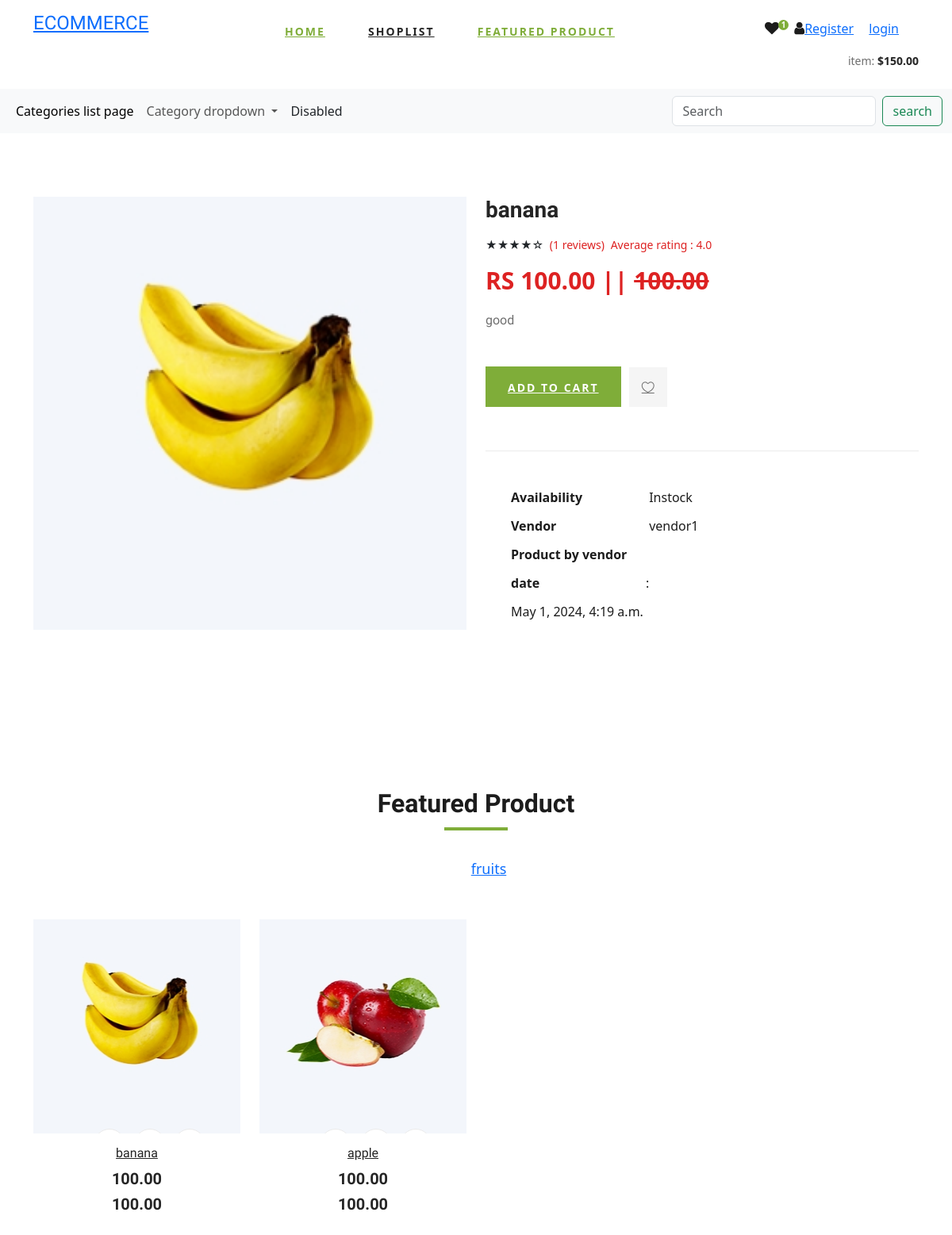
Screenshot of /product_detail_view/pro4hg1fbfddf/ with the database file from the repository.
### main/models.py (models this page shows, shortened)
class Product(models.Model):
    pid = ShortUUIDField(unique=True,length=10,max_length=20,alphabet="abcdefgh12345",prefix="pro")
    vendor = models.ForeignKey(Vendor,on_delete=models.SET_NULL,null=True)
    category = models.ForeignKey(Category,on_delete=models.SET_NULL,null=True)
    title = models.CharField(max_length=100)
    image = models.ImageField(upload_to='product/images/',null=True,blank=True)
    description = models.TextField(null=True,blank=True)
    price = models.DecimalField(max_digits=999999999,decimal_places=2,default="100")
    old_price = models.DecimalField(max_digits=999999999,decimal_places=2,default="100")
    specifications = models.TextField(null=True,blank=True)
    tags = models.ForeignKey(Tags,on_delete=models.SET_NULL,null=True)
    product_status = models.CharField(choices=STATUS,max_length=10,default="in_review")
    in_stock = models.BooleanField(default=True)
    status = models.BooleanField(default=True)
    featured = models.BooleanField(default=True)
    digital = models.BooleanField(default=True)
    quantity = models.IntegerField(default=0)
    sku = ShortUUIDField(unique=True,length=4,max_length=20,alphabet="1234567890",prefix="sku")
    date = models.DateTimeField(auto_now_add=True)
    updated = models.DateTimeField(null=True,blank=True)

class Vendor(models.Model):
    user = models.ForeignKey(settings.AUTH_USER_MODEL,on_delete=models.SET_NULL,null=True)
    vid = ShortUUIDField(unique=True,length = 10,max_length=30,prefix='ven',alphabet="adcdefgh12345")
    title = models.CharField(max_length=100)
    description = models.TextField(null=True,blank=True)
    address = models.TextField(null=True,blank=True)
    contact = models.CharField(max_length=100,default="165-demo-695")
    image = models.ImageField(upload_to='vendor/images/',null=True,blank=True)
    chat_resp_time = models.CharField(max_length=100,default="100")
    shipping_on_time = models.CharField(max_length=100,default="100")
    authentic_rating = models.CharField(max_length=100,default="100")
    days_return = models.CharField(max_length=100,default="100")
    warranty_period = models.CharField(max_length=100,default="100")
    def __str__(self):
        return self.title

class Category(models.Model):
    cid = ShortUUIDField(unique=True,length = 10,max_length=30,prefix='cat',alphabet="adcdefgh12345")
    title = models.CharField(max_length=100)
    image = models.ImageField(upload_to='category/images/',null=True,blank=True)

### main/views.py (the view)
# urls.py: path('product_detail_view/<str:pid>/',views.product_detail_view,name='product_detail_view'),
def product_detail_view(request, pid):
    if cache.get(pid):
        product = cache.get(pid)
        print("data from cache")
    else:
        product = get_object_or_404(Product, pid=pid)
        try:
            cache.set(pid,product)
            print("DATA FROM DB")
            productreview = ProductReview.objects.get(product=product)
            starrating = "★" * productreview.rating + "☆" * (5 - productreview.rating)
            reviewcount = ProductReview.objects.filter(product=product).count()
            avg_rating = ProductReview.objects.filter(product=product).aggregate(Avg('rating'))
        except ProductReview.DoesNotExist:
            productreview = None
            starrating = None
            reviewcount = 0
            avg_rating = {'rating__avg': None}
    if 'productreview' not in locals():
        productreview = None
        starrating = None
        reviewcount = 0
        avg_rating = {'rating__avg': None}
    context = {
        'product':product,
        'productreview':productreview,
        'starrating':starrating,
        'reviewcount':reviewcount,
        'avg_rating':avg_rating,
    }
    return render(request, 'products/product_detail_view.html',context)

### main/context_processor.py (called while the page is built)
def default(request):
    categories = Category.objects.all()
    products = Product.objects.all()
    return {
        'categories' : categories,
        'products':products
    }

### Templates/products/product_detail_view.html (shortened to what this page needs)
{% extends "index.html" %}
{% block content %}
<section class="product-details spad">
    <div class="container">
        <div class="row">
            <div class="col-lg-6 col-md-6">
                <div class="product__details__pic">
                    {% if product.image %}
                     <div class="product__details__pic__item">
                        <img class="product__details__pic__item--large"
                            src="{{ product.image.url }}" alt="">
                    </div>
                    {% else %}
                    <span>No Image Available</span>
                   {% endif %}
                </div>
            </div>
            <div class="col-lg-6 col-md-6">
                <div class="product__details__text">
                    <h3>{{ product.title }}</h3>
                    <div class="product__details__rating">
                        {{ starrating }}
                        <span>({{ reviewcount }} reviews)</span>
                        <span>Average rating : {{ avg_rating.rating__avg }}</span>
                    </div>
                    <div class="product__details__price">RS {{ product.price }} || <strike>{{ product.old_price }}</strike></div>
                    <p>{{ product.description }}</p>
                    {% if user.is_authenticated %}
                    <a href="{% url 'addtocart' product.pid %}" class="primary-btn">ADD TO CART</a>
                    {% else %}
                    <a href="#" onclick="alert('You should be logged in to add items to the cart.')" class="primary-btn">ADD TO CART</a>
                    {% endif %}
                    <a href="#" class="heart-icon"><span class="icon_heart_alt"></span></a>
                    <ul>
                        <li><b>Availability</b> <span>
                            {% if product.in_stock %}
                            <span>Instock</span>
                            {% else %}
                            <span>Out of stock</span>
                            {% endif %}
                       </span></li>
                        <li><b>Vendor</b> <span>{{ product.vendor }}</span></li>
                        <li><div><b>Product by vendor date </b>:</div> <span>{{ product.date }}</span></li>
                    </ul>
                </div>
            </div>
        </div>
    </div>
</section>
{% endblock %}

### Templates/index.html (shortened to what this page needs)
<!DOCTYPE html>
<html lang="zxx">
{% load static %}
<head>
    <link rel="stylesheet" href="{% static 'css/bootstrap.min.css' %}" type="text/css">
    <link rel="stylesheet" href="{% static 'css/font-awesome.min.css' %}" type="text/css">
    <link rel="stylesheet" href="{% static 'css/elegant-icons.css' %}" type="text/css">
    <link rel="stylesheet" href="{% static 'css/nice-select.css' %}" type="text/css">
    <link rel="stylesheet" href="{% static 'css/jquery-ui.min.css' %}" type="text/css">
    <link rel="stylesheet" href="{% static 'css/owl.carousel.min.css' %}" type="text/css">
    <link rel="stylesheet" href="{% static 'css/slicknav.min.css' %}" type="text/css">
    <link rel="stylesheet" href="{% static 'css/style.css' %}" type="text/css">
    <link href="https://cdn.jsdelivr.net/npm/bootstrap@5.3.3/dist/css/bootstrap.min.css" rel="stylesheet">
</head>
<body>
    <header class="header">
        <div class="container">
            <div class="row">
                <div class="col-lg-3">
                    <div class="header__logo">
                        <a href="{% url 'home' %}"><h4>ECOMMERCE</h4></a>
                    </div>
                </div>
                <div class="col-lg-6">
                    <nav class="header__menu">
                        <ul>
                            <li class="active"><a href="{% url 'home' %}">Home</a></li>
                            <li><a href="#">shoplist</a>
                            </li>
                            <li class="active"><a href="#featured_sec">Featured Product</a></li>
                        </ul>
                    </nav>
                </div>
                <div class="col-lg-3">
                    <div class="header__cart">
                        <ul>
                            <li><a href="#"><i class="fa fa-heart"></i> <span>1</span></a></li>
                            {% if user.is_authenticated %}
                            {{ user.username }}
                            <li><a href="{% url 'user_logout' %}"><i class="fa fa-user"></i> Logout</a></li>
                            <li><a href="{% url 'viewaddtocart' %}"><i class="fa fa-shopping-cart"></i> cart</a></li>
                            <li><a href="{% url 'my_orders' %}">my_orders</a></li>
                            {% else %}
                            <li> <a href="{% url 'register' %}"><i class="fa fa-user"></i>Register </a></li>
                            <li> <a href="{% url 'user_login' %}">login </a></li>
                            {% endif %}
                        </ul>
                        <div class="header__cart__price">item: <span>$150.00</span></div>
                    </div>
                </div>
            </div>
        </div>
    </header>
<nav class="navbar bg-white navbar-expand-lg bg-body-tertiary" data-bs-theme="light">
    <div class="container-fluid">
      <div class="collapse navbar-collapse" id="navbarSupportedContent">
        <ul class="navbar-nav me-auto mb-2 mb-lg-0">
          <li class="nav-item">
            <a class="nav-link active" aria-current="page" href="{% url 'category_list' %}">Categories list page</a>
          </li>
          <li class="nav-item dropdown">
            <a class="nav-link dropdown-toggle" href="#" role="button" data-bs-toggle="dropdown" aria-expanded="false">
              Category dropdown
            </a>
          </li>
          <li class="nav-item">
            <a class="nav-link " aria-disabled="true">Disabled</a>
          </li>
        </ul>
        <form class="d-flex" role="search" method='post' action = "{% url 'searchindex' %}">
          <input class="form-control me-2" name="searched"  type="search" placeholder="Search" aria-label="Search">
          <button class="btn btn-outline-success" type='submit' >search</button>
        </form>
      </div>
    </div>
  </nav>
{% block content %}
{% endblock %}
    <section class="featured spad">
        <div class="container">
            <div class="row">
                <div class="col-lg-12">
                    <div class="section-title" id="featured_sec">
                        <h2>Featured Product</h2>
                    </div>
                    <div class="featured__controls">
                        <ul>
                            {% for category in categories %}
                            <li><a href="{% url 'category_product_list' category.cid %}" class="active" >{{ category.title }}</a></li>
                            {% endfor %}
                        </ul>
                    </div>
                </div>
            </div>
            <div class="row featured__filter">
                {% if products %}
                {% for product in products %}
                <div class="col-lg-3 col-md-4 col-sm-6 mix oranges fresh-meat">
                    <div class="featured__item">
                        <div class="featured__item__pic set-bg" data-setbg="{{ product.image.url }}">
                            <ul class="featured__item__pic__hover">
                                <li><a href="#"></a></li>
                                <li><a href="{% url 'product_detail_view' product.pid %}"></a></li>
                                <li><a href="{% url 'addtocart' product.pid %}"></a></li>
                            </ul>
                        </div>
                        <div class="featured__item__text">
                            <h6><a href="#">{{ product.title }}</a></h6>
                            <h5>{{ product.price }}</h5><h5>{{ product.old_price }}</h5>
                        </div>
                    </div>
                </div>
                {% endfor %}
                {% endif %}
            </div>
        </div>
    </section>
</body>
</html>

### rows the page displays
Product: image (picture), title "banana", price "100.00", old_price "100.00", description "good", vendor "vendor1", date "May 1, 2024, 4:19 a.m.", shows a picture
Category: title "fruits"
Product: shows a picture, title "apple", price "100.00", old_price "100.00"

### other values shown
{{ starrating }} "★★★★☆"
{{ reviewcount }} "1"
{{ avg_rating.rating__avg }} "4.0"
